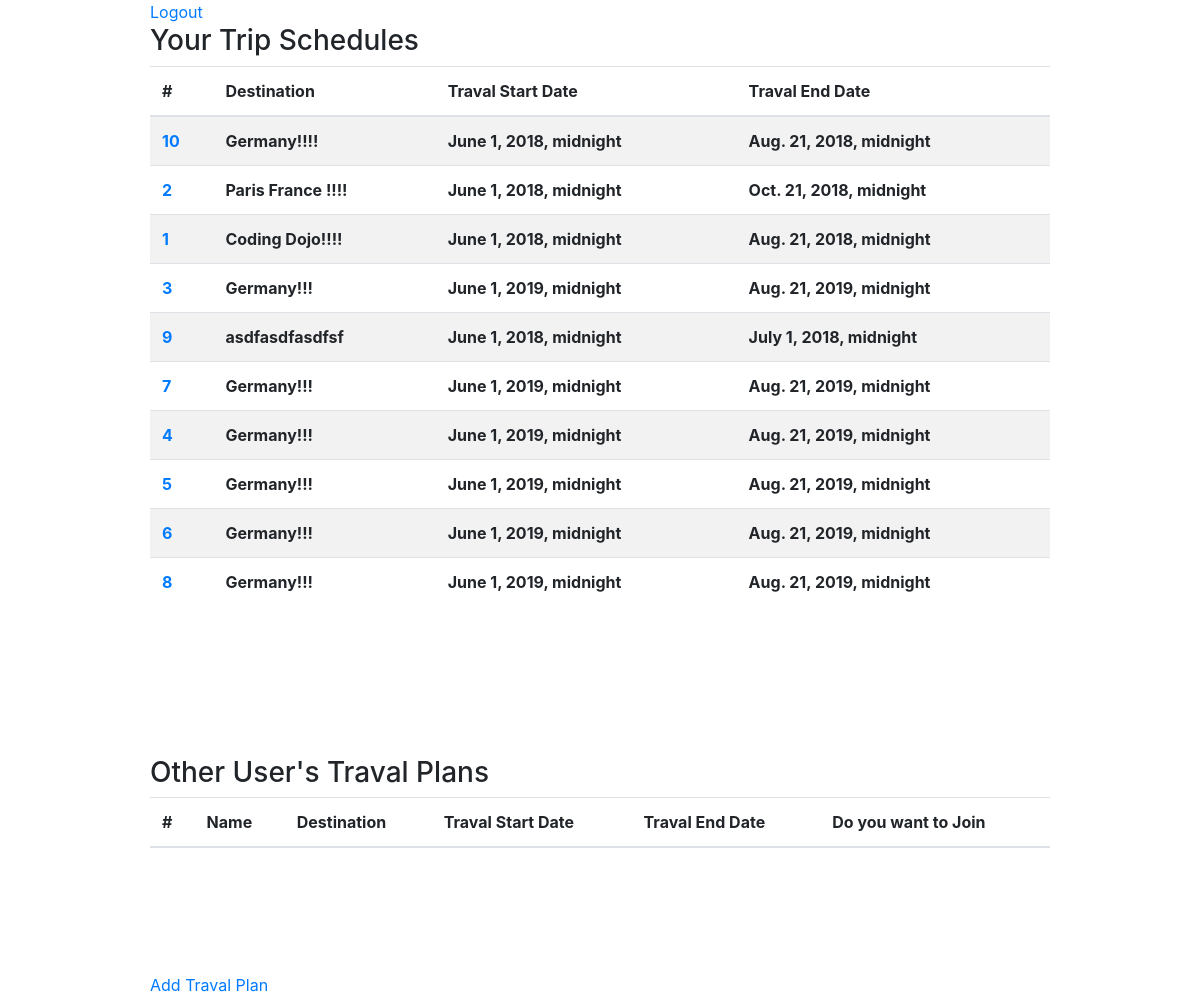
The page /success (signed in) on the database its author committed.
### login_regis/models.py (models this page shows)
class Trip(models.Model):
    destination = models.CharField(max_length=255)
    description = models.CharField(max_length=255)
    traval_start_date = models.DateTimeField()
    traval_end_date = models.DateTimeField()
    trip_creator = models.ForeignKey(User, related_name='trips', on_delete=models.CASCADE)
    users_joined = models.ManyToManyField(User, related_name='users_joining')
    obj = TripManager()

### login_regis/views.py (the view)
# urls.py: path('success', views.success, name='success'),
def success(request):
    user = User.obj.filter(id = request.session['user_id'])[0]
    my_trips = Trip.obj.filter(trip_creator=user)
    other_trips = Trip.obj.exclude(trip_creator=user).exclude(id__in=[o.id for o in list(user.users_joining.all())])
    my_other_trips = user.users_joining.all()
    return render(request, 'login_regis/success.html', {'user':user,
                                                        'trips':my_trips,
                                                        'other':other_trips,
                                                        'my_other_trips':my_other_trips})

### templates/login_regis/success.html (shortened to what this page needs)
<!DOCTYPE html>
{% load static %}
<html lang="en">
<head>
    <link rel="stylesheet" href="{% static 'node_modules/bootstrap/dist/css/bootstrap.css' %}">
    <link rel="stylesheet" href="{% static 'css/main.css' %}">
</head>
<body>
    <div class="cont">
        <a href="/logout">Logout</a>
        <div class="mytravals">
                <h3>Your Trip Schedules</h3>
                <table class="table table-striped">
                    <thead>
                    <tr>
                        <th scope="col">#</th>
                        <th scope="col">Destination</th>
                        <th scope="col">Traval Start Date</th>
                        <th scope="col">Traval End Date</th>
                    </tr>
                    </thead>
                    <tbody>
                            {% for trip in trips %}
                            <tr>
                                <th scope="col">
                                    <a href="/success/destination/{{trip.id}}">{{trip.id}}</a>
                                </th>
                                <th scope="col">{{trip.destination}}</th>
                                <th scope="col">{{trip.traval_start_date}}</th>
                                <th scope="col">{{trip.traval_end_date}}</th>
                                </tr>
                            {% endfor %}
                            {% for trip in my_other_trips %}
                            <tr>
                                <th>
                                    <a href="/success/destination/{{trip.id}}">{{trip.id}}</a>
                                </th>
                                <th>{{trip.destination}}</th>
                                <th scope="col">{{trip.traval_start_date}}</th>
                                <th scope="col">{{trip.traval_end_date}}</th>
                            </tr>
                            {% endfor %}
                    </tbody>
                </table>
        </div>
        <div class="other_travals">
                <h3>Other User's Traval Plans</h3>
                <table class="table table-striped">
                    <thead>
                    <tr>
                        <th scope="col">#</th>
                        <th scope="col">Name</th>
                        <th scope="col">Destination</th>
                        <th scope="col">Traval Start Date</th>
                        <th scope="col">Traval End Date</th>
                        <th scope="col">Do you want to Join</th>
                    </tr>
                    </thead>
                </table>
        </div>
        <div class="add_traval">
            <a href="/success/add_trip">Add Traval Plan</a>
        </div>
</div>
</body>
</html>

### static/css/main.css (style rules this page uses)
.cont { width:900px; margin:auto; }
.mytravals { margin-bottom:150px; }
.other_travals { margin-bottom:125px; }

### rows shown on the page
Trip: id "10", destination "Germany!!!!", traval_start_date "June 1, 2018, midnight", traval_end_date "Aug. 21, 2018, midnight"
Trip: id "2", destination "Paris France !!!!", traval_start_date "June 1, 2018, midnight", traval_end_date "Oct. 21, 2018, midnight"
Trip: id "1", destination "Coding Dojo!!!!", traval_start_date "June 1, 2018, midnight", traval_end_date "Aug. 21, 2018, midnight"
Trip: id "3", destination "Germany!!!", traval_start_date "June 1, 2019, midnight", traval_end_date "Aug. 21, 2019, midnight"
Trip: id "9", destination "asdfasdfasdfsf", traval_start_date "June 1, 2018, midnight", traval_end_date "July 1, 2018, midnight"
Trip: id "7", destination "Germany!!!", traval_start_date "June 1, 2019, midnight", traval_end_date "Aug. 21, 2019, midnight"
Trip: id "4", destination "Germany!!!", traval_start_date "June 1, 2019, midnight", traval_end_date "Aug. 21, 2019, midnight"
Trip: id "5", destination "Germany!!!", traval_start_date "June 1, 2019, midnight", traval_end_date "Aug. 21, 2019, midnight"
Trip: id "6", destination "Germany!!!", traval_start_date "June 1, 2019, midnight", traval_end_date "Aug. 21, 2019, midnight"
Trip: id "8", destination "Germany!!!", traval_start_date "June 1, 2019, midnight", traval_end_date "Aug. 21, 2019, midnight"
